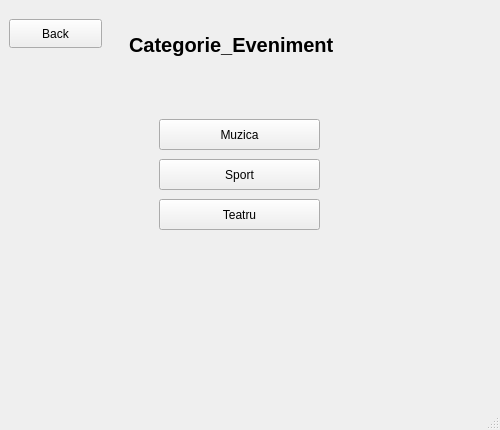
<?xml version="1.0" encoding="UTF-8"?>
<ui version="4.0">
 <class>MainWindow</class>
 <widget class="QMainWindow" name="MainWindow">
  <property name="geometry">
   <rect>
    <x>0</x>
    <y>0</y>
    <width>500</width>
    <height>430</height>
   </rect>
  </property>
  <property name="windowTitle">
   <string>MainWindow</string>
  </property>
  <widget class="QWidget" name="centralwidget">
   <layout class="QVBoxLayout" name="verticalLayout_3">
    <item>
     <widget class="QStackedWidget" name="stackedWidget">
      <property name="styleSheet">
       <string notr="true"/>
      </property>
      <property name="currentIndex">
       <number>5</number>
      </property>
      <widget class="QWidget" name="page_Login">
       <layout class="QVBoxLayout" name="verticalLayout">
        <item>
         <layout class="QVBoxLayout" name="verticalLayout_2">
          <item alignment="Qt::AlignHCenter">
           <widget class="QLineEdit" name="lineEdit_username">
            <property name="enabled">
             <bool>true</bool>
            </property>
            <property name="minimumSize">
             <size>
              <width>240</width>
              <height>35</height>
             </size>
            </property>
            <property name="maximumSize">
             <size>
              <width>250</width>
              <height>35</height>
             </size>
            </property>
            <property name="sizeIncrement">
             <size>
              <width>0</width>
              <height>0</height>
             </size>
            </property>
            <property name="text">
             <string/>
            </property>
            <property name="alignment">
             <set>Qt::AlignCenter</set>
            </property>
            <property name="readOnly">
             <bool>false</bool>
            </property>
            <property name="placeholderText">
             <string>Username</string>
            </property>
           </widget>
          </item>
          <item alignment="Qt::AlignHCenter">
           <widget class="QLineEdit" name="lineEdit_password">
            <property name="minimumSize">
             <size>
              <width>240</width>
              <height>35</height>
             </size>
            </property>
            <property name="maximumSize">
             <size>
              <width>250</width>
              <height>35</height>
             </size>
            </property>
            <property name="echoMode">
             <enum>QLineEdit::Password</enum>
            </property>
            <property name="alignment">
             <set>Qt::AlignCenter</set>
            </property>
            <property name="placeholderText">
             <string>Password</string>
            </property>
           </widget>
          </item>
         </layout>
        </item>
        <item>
         <layout class="QGridLayout" name="gridLayout">
          <item row="0" column="0">
           <widget class="QPushButton" name="pushButton_Login">
            <property name="minimumSize">
             <size>
              <width>270</width>
              <height>40</height>
             </size>
            </property>
            <property name="maximumSize">
             <size>
              <width>300</width>
              <height>40</height>
             </size>
            </property>
            <property name="font">
             <font>
              <family>Akzidenz Grotesk BQ Medium</family>
              <pointsize>-1</pointsize>
              <bold>false</bold>
             </font>
            </property>
            <property name="toolTipDuration">
             <number>0</number>
            </property>
            <property name="styleSheet">
             <string notr="true"> background-color: #13aa52;
  border: 1px solid #13aa52;
  border-radius: 4px;
  box-shadow: rgba(0, 0, 0 .1) 0 2px 4px 0;
  box-sizing: border-box;
  color: #fff;
  cursor: pointer;
  font-family: &quot;Akzidenz Grotesk BQ Medium&quot;, -apple-system, BlinkMacSystemFont, sans-serif;
  font-size: 16px;
  font-weight: 400;
  outline: none;
  outline: 0;
  padding: 10px 25px;
  text-align: center;
  transform: translateY(0);
  transition: transform 150ms, box-shadow 150ms;
  user-select: none;
  -webkit-user-select: none;
  touch-action: manipulation;
</string>
            </property>
            <property name="text">
             <string>Login</string>
            </property>
           </widget>
          </item>
          <item row="1" column="0">
           <widget class="QPushButton" name="pushButton_Admin">
            <property name="minimumSize">
             <size>
              <width>270</width>
              <height>40</height>
             </size>
            </property>
            <property name="maximumSize">
             <size>
              <width>300</width>
              <height>40</height>
             </size>
            </property>
            <property name="styleSheet">
             <string notr="true"> background-color: #13aa52;
  border: 1px solid #13aa52;
  border-radius: 4px;
  box-shadow: rgba(0, 0, 0 .1) 0 2px 4px 0;
  box-sizing: border-box;
  color: #fff;
  cursor: pointer;
  font-family: &quot;Akzidenz Grotesk BQ Medium&quot;, -apple-system, BlinkMacSystemFont, sans-serif;
  font-size: 16px;
  font-weight: 400;
  outline: none;
  outline: 0;
  padding: 10px 25px;
  text-align: center;
  transform: translateY(0);
  transition: transform 150ms, box-shadow 150ms;
  user-select: none;
  -webkit-user-select: none;
  touch-action: manipulation;
</string>
            </property>
            <property name="text">
             <string>Admin</string>
            </property>
           </widget>
          </item>
          <item row="2" column="0">
           <widget class="QPushButton" name="pushButton_Register">
            <property name="minimumSize">
             <size>
              <width>270</width>
              <height>40</height>
             </size>
            </property>
            <property name="maximumSize">
             <size>
              <width>300</width>
              <height>40</height>
             </size>
            </property>
            <property name="font">
             <font>
              <family>Akzidenz Grotesk BQ Medium</family>
              <pointsize>-1</pointsize>
              <bold>false</bold>
             </font>
            </property>
            <property name="toolTipDuration">
             <number>0</number>
            </property>
            <property name="styleSheet">
             <string notr="true"> background-color: #13aa52;
  border: 1px solid #13aa52;
  border-radius: 4px;
  box-shadow: rgba(0, 0, 0 .1) 0 2px 4px 0;
  box-sizing: border-box;
  color: #fff;
  cursor: pointer;
  font-family: &quot;Akzidenz Grotesk BQ Medium&quot;, -apple-system, BlinkMacSystemFont, sans-serif;
  font-size: 16px;
  font-weight: 400;
  outline: none;
  outline: 0;
  padding: 10px 25px;
  text-align: center;
  transform: translateY(0);
  transition: transform 150ms, box-shadow 150ms;
  user-select: none;
  -webkit-user-select: none;
  touch-action: manipulation;
</string>
            </property>
            <property name="text">
             <string>Register</string>
            </property>
           </widget>
          </item>
         </layout>
        </item>
       </layout>
      </widget>
      <widget class="QWidget" name="page_ForgotPassword">
       <layout class="QVBoxLayout" name="verticalLayout_9">
        <item>
         <layout class="QVBoxLayout" name="verticalLayout_7">
          <item alignment="Qt::AlignHCenter">
           <widget class="QLineEdit" name="lineEdit_Username">
            <property name="sizePolicy">
             <sizepolicy hsizetype="Ignored" vsizetype="Fixed">
              <horstretch>0</horstretch>
              <verstretch>0</verstretch>
             </sizepolicy>
            </property>
            <property name="minimumSize">
             <size>
              <width>240</width>
              <height>35</height>
             </size>
            </property>
            <property name="maximumSize">
             <size>
              <width>250</width>
              <height>35</height>
             </size>
            </property>
            <property name="alignment">
             <set>Qt::AlignCenter</set>
            </property>
            <property name="placeholderText">
             <string>Username</string>
            </property>
           </widget>
          </item>
          <item alignment="Qt::AlignHCenter">
           <widget class="QLineEdit" name="lineEdit_Email">
            <property name="minimumSize">
             <size>
              <width>240</width>
              <height>35</height>
             </size>
            </property>
            <property name="maximumSize">
             <size>
              <width>250</width>
              <height>35</height>
             </size>
            </property>
            <property name="alignment">
             <set>Qt::AlignCenter</set>
            </property>
            <property name="placeholderText">
             <string>Email</string>
            </property>
           </widget>
          </item>
         </layout>
        </item>
        <item>
         <layout class="QVBoxLayout" name="verticalLayout_8">
          <item alignment="Qt::AlignHCenter">
           <widget class="QPushButton" name="pushButton_Send">
            <property name="minimumSize">
             <size>
              <width>270</width>
              <height>40</height>
             </size>
            </property>
            <property name="maximumSize">
             <size>
              <width>300</width>
              <height>40</height>
             </size>
            </property>
            <property name="styleSheet">
             <string notr="true"> background-color: #13aa52;
  border: 1px solid #13aa52;
  border-radius: 4px;
  box-shadow: rgba(0, 0, 0 .1) 0 2px 4px 0;
  box-sizing: border-box;
  color: #fff;
  cursor: pointer;
  font-family: &quot;Akzidenz Grotesk BQ Medium&quot;, -apple-system, BlinkMacSystemFont, sans-serif;
  font-size: 16px;
  font-weight: 400;
  outline: none;
  outline: 0;
  padding: 10px 25px;
  text-align: center;
  transform: translateY(0);
  transition: transform 150ms, box-shadow 150ms;
  user-select: none;
  -webkit-user-select: none;
  touch-action: manipulation;
</string>
            </property>
            <property name="text">
             <string>Send Email</string>
            </property>
           </widget>
          </item>
          <item alignment="Qt::AlignHCenter">
           <widget class="QPushButton" name="pushButton_Login_3">
            <property name="minimumSize">
             <size>
              <width>270</width>
              <height>40</height>
             </size>
            </property>
            <property name="maximumSize">
             <size>
              <width>300</width>
              <height>40</height>
             </size>
            </property>
            <property name="toolTipDuration">
             <number>0</number>
            </property>
            <property name="styleSheet">
             <string notr="true"> background-color: rgb(69, 118, 225);
  border: 1px solid #13aa52;
  border-radius: 4px;
  box-shadow: rgba(0, 0, 0, .1) 0 2px 4px 0;
  box-sizing: border-box;
  color: #fff;
  cursor: pointer;
  font-family: &quot;Akzidenz Grotesk BQ Medium&quot;, -apple-system, BlinkMacSystemFont, sans-serif;
  font-size: 16px;
  font-weight: 400;
  outline: none;
  outline: 0;
  padding: 10px 25px;
  text-align: center;
  transform: translateY(0);
  transition: transform 150ms, box-shadow 150ms;
  user-select: none;
  -webkit-user-select: none;
  touch-action: manipulation;
</string>
            </property>
            <property name="text">
             <string>Login</string>
            </property>
           </widget>
          </item>
         </layout>
        </item>
       </layout>
      </widget>
      <widget class="QWidget" name="page_Register">
       <layout class="QVBoxLayout" name="verticalLayout_6">
        <item>
         <layout class="QVBoxLayout" name="verticalLayout_5">
          <item alignment="Qt::AlignHCenter">
           <widget class="QLineEdit" name="lineEdit_1_Username">
            <property name="minimumSize">
             <size>
              <width>240</width>
              <height>35</height>
             </size>
            </property>
            <property name="maximumSize">
             <size>
              <width>250</width>
              <height>35</height>
             </size>
            </property>
            <property name="alignment">
             <set>Qt::AlignCenter</set>
            </property>
            <property name="placeholderText">
             <string>Username</string>
            </property>
           </widget>
          </item>
          <item alignment="Qt::AlignHCenter">
           <widget class="QLineEdit" name="lineEdit_2_Password">
            <property name="minimumSize">
             <size>
              <width>240</width>
              <height>35</height>
             </size>
            </property>
            <property name="maximumSize">
             <size>
              <width>250</width>
              <height>35</height>
             </size>
            </property>
            <property name="echoMode">
             <enum>QLineEdit::Password</enum>
            </property>
            <property name="alignment">
             <set>Qt::AlignCenter</set>
            </property>
            <property name="placeholderText">
             <string>Password</string>
            </property>
           </widget>
          </item>
          <item alignment="Qt::AlignHCenter">
           <widget class="QLineEdit" name="lineEdit_3_Confirm">
            <property name="minimumSize">
             <size>
              <width>240</width>
              <height>35</height>
             </size>
            </property>
            <property name="maximumSize">
             <size>
              <width>250</width>
              <height>35</height>
             </size>
            </property>
            <property name="echoMode">
             <enum>QLineEdit::Password</enum>
            </property>
            <property name="alignment">
             <set>Qt::AlignCenter</set>
            </property>
            <property name="placeholderText">
             <string>Confirm Password</string>
            </property>
           </widget>
          </item>
          <item alignment="Qt::AlignHCenter">
           <widget class="QLineEdit" name="lineEdit_4_Email">
            <property name="minimumSize">
             <size>
              <width>240</width>
              <height>35</height>
             </size>
            </property>
            <property name="maximumSize">
             <size>
              <width>250</width>
              <height>35</height>
             </size>
            </property>
            <property name="alignment">
             <set>Qt::AlignCenter</set>
            </property>
            <property name="placeholderText">
             <string>Email</string>
            </property>
           </widget>
          </item>
          <item alignment="Qt::AlignHCenter">
           <widget class="QPushButton" name="pushButton_Submit">
            <property name="minimumSize">
             <size>
              <width>270</width>
              <height>40</height>
             </size>
            </property>
            <property name="maximumSize">
             <size>
              <width>300</width>
              <height>40</height>
             </size>
            </property>
            <property name="toolTipDuration">
             <number>0</number>
            </property>
            <property name="styleSheet">
             <string notr="true"> background-color: #13aa52;
  border: 1px solid #13aa52;
  border-radius: 4px;
  box-shadow: rgba(0, 0, 0 .1) 0 2px 4px 0;
  box-sizing: border-box;
  color: #fff;
  cursor: pointer;
  font-family: &quot;Akzidenz Grotesk BQ Medium&quot;, -apple-system, BlinkMacSystemFont, sans-serif;
  font-size: 16px;
  font-weight: 400;
  outline: none;
  outline: 0;
  padding: 10px 25px;
  text-align: center;
  transform: translateY(0);
  transition: transform 150ms, box-shadow 150ms;
  user-select: none;
  -webkit-user-select: none;
  touch-action: manipulation;
</string>
            </property>
            <property name="text">
             <string>Submit</string>
            </property>
           </widget>
          </item>
          <item alignment="Qt::AlignHCenter">
           <widget class="QPushButton" name="pushButton_Login_2">
            <property name="minimumSize">
             <size>
              <width>270</width>
              <height>40</height>
             </size>
            </property>
            <property name="maximumSize">
             <size>
              <width>300</width>
              <height>40</height>
             </size>
            </property>
            <property name="toolTipDuration">
             <number>0</number>
            </property>
            <property name="styleSheet">
             <string notr="true"> background-color: rgb(69, 118, 225);
  border: 1px solid #13aa52;
  border-radius: 4px;
  box-shadow: rgba(0, 0, 0, .1) 0 2px 4px 0;
  box-sizing: border-box;
  color: #fff;
  cursor: pointer;
  font-family: &quot;Akzidenz Grotesk BQ Medium&quot;, -apple-system, BlinkMacSystemFont, sans-serif;
  font-size: 16px;
  font-weight: 400;
  outline: none;
  outline: 0;
  padding: 10px 25px;
  text-align: center;
  transform: translateY(0);
  transition: transform 150ms, box-shadow 150ms;
  user-select: none;
  -webkit-user-select: none;
  touch-action: manipulation;
</string>
            </property>
            <property name="text">
             <string>Login</string>
            </property>
           </widget>
          </item>
         </layout>
        </item>
       </layout>
      </widget>
      <widget class="QWidget" name="page_Admin">
       <layout class="QVBoxLayout" name="verticalLayout_11">
        <item>
         <layout class="QVBoxLayout" name="verticalLayout_4">
          <item alignment="Qt::AlignHCenter">
           <widget class="QLineEdit" name="lineEdit_password_admin">
            <property name="minimumSize">
             <size>
              <width>240</width>
              <height>35</height>
             </size>
            </property>
            <property name="maximumSize">
             <size>
              <width>250</width>
              <height>35</height>
             </size>
            </property>
            <property name="echoMode">
             <enum>QLineEdit::Password</enum>
            </property>
            <property name="alignment">
             <set>Qt::AlignCenter</set>
            </property>
            <property name="placeholderText">
             <string>Password_Admin</string>
            </property>
           </widget>
          </item>
         </layout>
        </item>
        <item>
         <layout class="QVBoxLayout" name="verticalLayout_10">
          <item alignment="Qt::AlignHCenter">
           <widget class="QPushButton" name="pushButton_Submit_2">
            <property name="minimumSize">
             <size>
              <width>270</width>
              <height>40</height>
             </size>
            </property>
            <property name="maximumSize">
             <size>
              <width>300</width>
              <height>40</height>
             </size>
            </property>
            <property name="styleSheet">
             <string notr="true"> background-color: #13aa52;
  border: 1px solid #13aa52;
  border-radius: 4px;
  box-shadow: rgba(0, 0, 0 .1) 0 2px 4px 0;
  box-sizing: border-box;
  color: #fff;
  cursor: pointer;
  font-family: &quot;Akzidenz Grotesk BQ Medium&quot;, -apple-system, BlinkMacSystemFont, sans-serif;
  font-size: 16px;
  font-weight: 400;
  outline: none;
  outline: 0;
  padding: 10px 25px;
  text-align: center;
  transform: translateY(0);
  transition: transform 150ms, box-shadow 150ms;
  user-select: none;
  -webkit-user-select: none;
  touch-action: manipulation;
</string>
            </property>
            <property name="text">
             <string>Submit</string>
            </property>
           </widget>
          </item>
          <item alignment="Qt::AlignHCenter">
           <widget class="QPushButton" name="pushButton_Login_4">
            <property name="minimumSize">
             <size>
              <width>270</width>
              <height>40</height>
             </size>
            </property>
            <property name="maximumSize">
             <size>
              <width>300</width>
              <height>40</height>
             </size>
            </property>
            <property name="toolTipDuration">
             <number>0</number>
            </property>
            <property name="styleSheet">
             <string notr="true"> background-color: rgb(69, 118, 225);
  border: 1px solid #13aa52;
  border-radius: 4px;
  box-shadow: rgba(0, 0, 0, .1) 0 2px 4px 0;
  box-sizing: border-box;
  color: #fff;
  cursor: pointer;
  font-family: &quot;Akzidenz Grotesk BQ Medium&quot;, -apple-system, BlinkMacSystemFont, sans-serif;
  font-size: 16px;
  font-weight: 400;
  outline: none;
  outline: 0;
  padding: 10px 25px;
  text-align: center;
  transform: translateY(0);
  transition: transform 150ms, box-shadow 150ms;
  user-select: none;
  -webkit-user-select: none;
  touch-action: manipulation;
</string>
            </property>
            <property name="text">
             <string>Login</string>
            </property>
           </widget>
          </item>
         </layout>
        </item>
       </layout>
      </widget>
      <widget class="QWidget" name="page_OptiuniAdmin">
       <layout class="QGridLayout" name="gridLayout_3">
        <item row="3" column="0">
         <widget class="QPushButton" name="pushButton_Adauga_Eveniment">
          <property name="minimumSize">
           <size>
            <width>200</width>
            <height>35</height>
           </size>
          </property>
          <property name="maximumSize">
           <size>
            <width>250</width>
            <height>40</height>
           </size>
          </property>
          <property name="text">
           <string>Adauga_Eveniment</string>
          </property>
         </widget>
        </item>
        <item row="2" column="0">
         <widget class="QLabel" name="label_OptiuniAdmin">
          <property name="minimumSize">
           <size>
            <width>171</width>
            <height>0</height>
           </size>
          </property>
          <property name="font">
           <font>
            <pointsize>12</pointsize>
            <bold>true</bold>
           </font>
          </property>
          <property name="text">
           <string>               Optiuni de admin</string>
          </property>
         </widget>
        </item>
        <item row="4" column="0">
         <widget class="QPushButton" name="pushButton_Modifica_Eveniment">
          <property name="minimumSize">
           <size>
            <width>200</width>
            <height>35</height>
           </size>
          </property>
          <property name="maximumSize">
           <size>
            <width>250</width>
            <height>40</height>
           </size>
          </property>
          <property name="text">
           <string>Modifica_Eveniment</string>
          </property>
         </widget>
        </item>
        <item row="5" column="0">
         <widget class="QPushButton" name="pushButton_LogOut">
          <property name="minimumSize">
           <size>
            <width>200</width>
            <height>35</height>
           </size>
          </property>
          <property name="maximumSize">
           <size>
            <width>250</width>
            <height>40</height>
           </size>
          </property>
          <property name="text">
           <string>LogOut</string>
          </property>
         </widget>
        </item>
       </layout>
      </widget>
      <widget class="QWidget" name="page_CategorieEvenimenteAdaugare">
       <widget class="QLabel" name="label_Categorii_Evenimente">
        <property name="geometry">
         <rect>
          <x>120</x>
          <y>10</y>
          <width>251</width>
          <height>51</height>
         </rect>
        </property>
        <property name="font">
         <font>
          <pointsize>15</pointsize>
          <bold>true</bold>
         </font>
        </property>
        <property name="text">
         <string>Categorie_Eveniment</string>
        </property>
       </widget>
       <widget class="QPushButton" name="pushButton_Muzica">
        <property name="geometry">
         <rect>
          <x>150</x>
          <y>110</y>
          <width>161</width>
          <height>31</height>
         </rect>
        </property>
        <property name="text">
         <string>Muzica</string>
        </property>
       </widget>
       <widget class="QPushButton" name="pushButton_Sport">
        <property name="geometry">
         <rect>
          <x>150</x>
          <y>150</y>
          <width>161</width>
          <height>31</height>
         </rect>
        </property>
        <property name="text">
         <string>Sport</string>
        </property>
       </widget>
       <widget class="QPushButton" name="pushButton_Teatru">
        <property name="geometry">
         <rect>
          <x>150</x>
          <y>190</y>
          <width>161</width>
          <height>31</height>
         </rect>
        </property>
        <property name="text">
         <string>Teatru</string>
        </property>
       </widget>
       <widget class="QPushButton" name="pushButton_Back">
        <property name="geometry">
         <rect>
          <x>0</x>
          <y>10</y>
          <width>93</width>
          <height>29</height>
         </rect>
        </property>
        <property name="text">
         <string>Back</string>
        </property>
       </widget>
      </widget>
      <widget class="QWidget" name="page_AdaugareEveniment">
       <widget class="QLabel" name="label_Eveniment">
        <property name="geometry">
         <rect>
          <x>0</x>
          <y>10</y>
          <width>151</width>
          <height>31</height>
         </rect>
        </property>
        <property name="font">
         <font>
          <pointsize>16</pointsize>
          <bold>true</bold>
         </font>
        </property>
        <property name="text">
         <string>Eveniment:</string>
        </property>
       </widget>
       <widget class="QLabel" name="label_Locatie">
        <property name="geometry">
         <rect>
          <x>0</x>
          <y>110</y>
          <width>111</width>
          <height>31</height>
         </rect>
        </property>
        <property name="font">
         <font>
          <pointsize>12</pointsize>
         </font>
        </property>
        <property name="text">
         <string>Locatie:</string>
        </property>
       </widget>
       <widget class="QLabel" name="label_Data">
        <property name="geometry">
         <rect>
          <x>0</x>
          <y>150</y>
          <width>111</width>
          <height>31</height>
         </rect>
        </property>
        <property name="font">
         <font>
          <pointsize>12</pointsize>
         </font>
        </property>
        <property name="text">
         <string>Data:</string>
        </property>
       </widget>
       <widget class="QLabel" name="label_Pret">
        <property name="geometry">
         <rect>
          <x>0</x>
          <y>190</y>
          <width>61</width>
          <height>31</height>
         </rect>
        </property>
        <property name="font">
         <font>
          <pointsize>12</pointsize>
         </font>
        </property>
        <property name="text">
         <string>Pret:</string>
        </property>
       </widget>
       <widget class="QLabel" name="label_Denumire">
        <property name="geometry">
         <rect>
          <x>0</x>
          <y>70</y>
          <width>111</width>
          <height>31</height>
         </rect>
        </property>
        <property name="font">
         <font>
          <pointsize>12</pointsize>
         </font>
        </property>
        <property name="text">
         <string>Denumire:</string>
        </property>
       </widget>
       <widget class="QLineEdit" name="lineEdit_Denumire">
        <property name="geometry">
         <rect>
          <x>100</x>
          <y>80</y>
          <width>141</width>
          <height>21</height>
         </rect>
        </property>
       </widget>
       <widget class="QLineEdit" name="lineEdit_Locatie">
        <property name="geometry">
         <rect>
          <x>100</x>
          <y>120</y>
          <width>141</width>
          <height>21</height>
         </rect>
        </property>
       </widget>
       <widget class="QLineEdit" name="lineEdit_Data">
        <property name="geometry">
         <rect>
          <x>100</x>
          <y>160</y>
          <width>141</width>
          <height>21</height>
         </rect>
        </property>
       </widget>
       <widget class="QLineEdit" name="lineEdit_Pret">
        <property name="geometry">
         <rect>
          <x>100</x>
          <y>200</y>
          <width>141</width>
          <height>21</height>
         </rect>
        </property>
       </widget>
       <widget class="QPushButton" name="pushButton_Adaugare_Eveniment">
        <property name="geometry">
         <rect>
          <x>132</x>
          <y>280</y>
          <width>181</width>
          <height>41</height>
         </rect>
        </property>
        <property name="text">
         <string>Adaugare_Eveniment</string>
        </property>
       </widget>
       <widget class="QPushButton" name="pushButton_Back_2">
        <property name="geometry">
         <rect>
          <x>370</x>
          <y>10</y>
          <width>93</width>
          <height>29</height>
         </rect>
        </property>
        <property name="text">
         <string>Back</string>
        </property>
       </widget>
      </widget>
      <widget class="QWidget" name="page_CategoriiEvenimenteModificare">
       <widget class="QLabel" name="label_Categorii_Evenimente_Modif">
        <property name="geometry">
         <rect>
          <x>120</x>
          <y>0</y>
          <width>251</width>
          <height>51</height>
         </rect>
        </property>
        <property name="font">
         <font>
          <pointsize>15</pointsize>
          <bold>true</bold>
         </font>
        </property>
        <property name="text">
         <string>Categorie_Eveniment</string>
        </property>
       </widget>
       <widget class="QPushButton" name="pushButton_Muzica_Modif">
        <property name="geometry">
         <rect>
          <x>150</x>
          <y>110</y>
          <width>161</width>
          <height>31</height>
         </rect>
        </property>
        <property name="text">
         <string>Muzica</string>
        </property>
       </widget>
       <widget class="QPushButton" name="pushButton_Sport_Modif">
        <property name="geometry">
         <rect>
          <x>150</x>
          <y>150</y>
          <width>161</width>
          <height>31</height>
         </rect>
        </property>
        <property name="text">
         <string>Sport</string>
        </property>
       </widget>
       <widget class="QPushButton" name="pushButton_Teatru_Modif">
        <property name="geometry">
         <rect>
          <x>150</x>
          <y>190</y>
          <width>161</width>
          <height>31</height>
         </rect>
        </property>
        <property name="text">
         <string>Teatru</string>
        </property>
       </widget>
       <widget class="QPushButton" name="pushButton_Back_5">
        <property name="geometry">
         <rect>
          <x>0</x>
          <y>10</y>
          <width>93</width>
          <height>29</height>
         </rect>
        </property>
        <property name="text">
         <string>Back</string>
        </property>
       </widget>
      </widget>
      <widget class="QWidget" name="page_ModificareEveniment">
       <widget class="QLabel" name="label">
        <property name="geometry">
         <rect>
          <x>110</x>
          <y>20</y>
          <width>281</width>
          <height>20</height>
         </rect>
        </property>
        <property name="font">
         <font>
          <pointsize>15</pointsize>
          <bold>true</bold>
         </font>
        </property>
        <property name="text">
         <string>Modificare Eveniment</string>
        </property>
       </widget>
       <widget class="QListWidget" name="listWidget_Evenimente">
        <property name="geometry">
         <rect>
          <x>25</x>
          <y>61</y>
          <width>431</width>
          <height>181</height>
         </rect>
        </property>
       </widget>
       <widget class="QPushButton" name="pushButton_ModificaPret">
        <property name="geometry">
         <rect>
          <x>30</x>
          <y>260</y>
          <width>111</width>
          <height>51</height>
         </rect>
        </property>
        <property name="text">
         <string>Modifica_Pret</string>
        </property>
       </widget>
       <widget class="QLineEdit" name="lineEdit_PretNou">
        <property name="geometry">
         <rect>
          <x>190</x>
          <y>260</y>
          <width>111</width>
          <height>51</height>
         </rect>
        </property>
        <property name="echoMode">
         <enum>QLineEdit::PasswordEchoOnEdit</enum>
        </property>
        <property name="alignment">
         <set>Qt::AlignCenter</set>
        </property>
        <property name="placeholderText">
         <string>PretNou</string>
        </property>
       </widget>
       <widget class="QPushButton" name="pushButton_Back_3">
        <property name="geometry">
         <rect>
          <x>0</x>
          <y>0</y>
          <width>93</width>
          <height>29</height>
         </rect>
        </property>
        <property name="text">
         <string>Back</string>
        </property>
       </widget>
      </widget>
     </widget>
    </item>
   </layout>
  </widget>
  <widget class="QMenuBar" name="menubar">
   <property name="geometry">
    <rect>
     <x>0</x>
     <y>0</y>
     <width>500</width>
     <height>26</height>
    </rect>
   </property>
  </widget>
  <widget class="QStatusBar" name="statusbar"/>
 </widget>
 <resources/>
 <connections/>
</ui>
